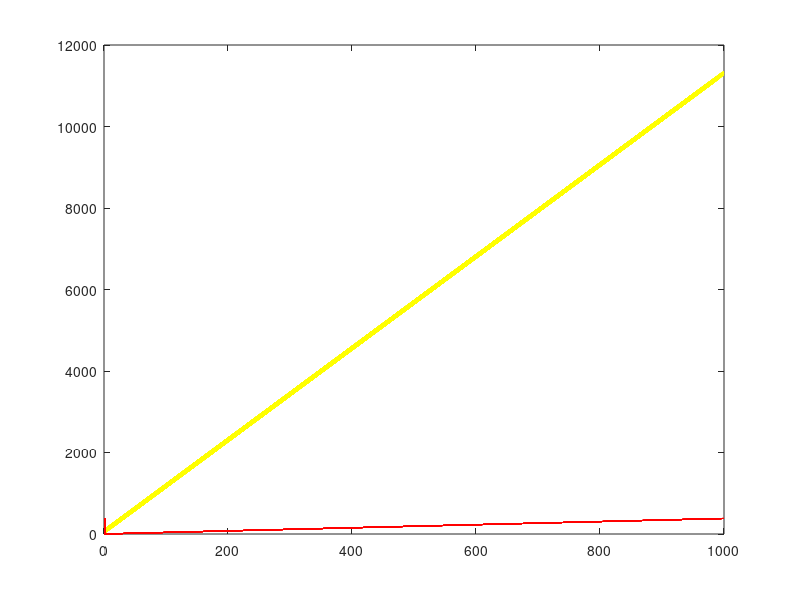
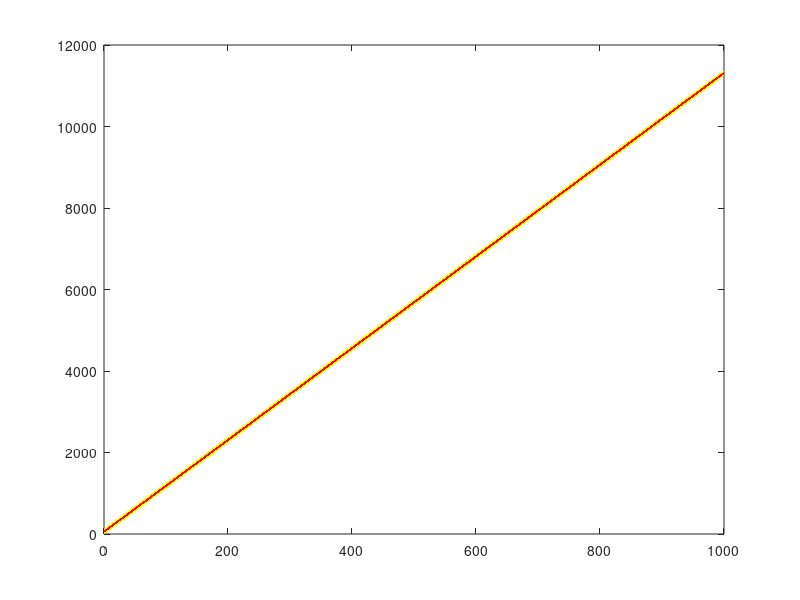

Recreate these plots in MATLAB, in order. (Note: a time limit stopped this script after it produced the figures.)
clear
close all
[Train_x, Train_y] = textread('train.csv',"%f , %f");
sx=prod(size(Train_x));
sy=prod(size(Train_y));
st=1;

for i=1:sx
 if(isnan(Train_x(st)))  
    %disp(sx)
    st=st+1;
 else 
    break;
 end
end
One=ones(sx-st+1,1);
Train_x1=Train_x(st:sx);
Train_y=Train_y(st:sx);
figure(1)
plot(Train_x1,Train_y,'y');

Train_x=[One Train_x1];

w=rand(2,1);

hold on;
plot(Train_x,w'*Train_x','-r');

w_direct=inv(Train_x'*Train_x)*Train_x'*Train_y;

figure(2)
plot(Train_x1,Train_y,'y');
hold on;
plot(Train_x1,w_direct'*Train_x','-r');
eta=0.00000001;

for i=1:2
 for j=1:sx-st+1
  w=w-eta*(w'*(Train_x(j,:))'-Train_y(j))*(Train_x(j,:))';
  if(mod(j,100)==0)
   figure(3)
   plot(Train_x1,Train_y,'y');
   hold on;
   plot(Train_x1,w'*Train_x','-r');
   end
 end
end
figure(4)
   plot(Train_x1,Train_y,'y');
   hold on;
   plot(Train_x1,w'*Train_x','-r');

[Test_x, Test_y] = textread('test.csv',"%f , %f");
tx=prod(size(Test_x));
ty=prod(size(Test_y));
tt=1;

for i=1:tx
 if(isnan(Test_x(tt)))  
    %disp(tx)
    tt=tt+1;
 else 
    break;
 end
end
One=ones(tx-tt+1,1);
Test_x1=Test_x(tt:tx);
Test_y=Test_y(tt:tx);

Test_x=[One Test_x1];

y_pred1=Test_x*w;
y_pred2=Test_x*w_direct;

rms_1=sqrt(mean((y_pred1-Test_y).^2));
rms_2=sqrt(mean((y_pred2-Test_y).^2));

disp(sprintf("The Root-Mean-Squared Error between y_pred1 and y_test = %f",rms_1));
disp(sprintf("The Root-Mean-Squared Error between y_pred2 and y_test = %f",rms_2));
